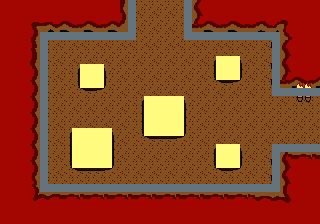

This is a level from a 2D game, rendered from its Tiled map with the project's own tilesets. A one-line summary and the map file follow, with tile-layer data summarised:
An orthogonal 40x28 tile map with 8x8 px tiles, 3 tile layers (gfx, walls, holes) and 5 objects (3x Item, Enemy, Npc).

<map version="1.10" tiledversion="1.10.2" orientation="orthogonal" renderorder="right-down" width="40" height="28" tilewidth="8" tileheight="8" infinite="0" nextlayerid="6" nextobjectid="11">
 <tileset firstgid="1" source="fire-temple.tsx" />
 <layer id="1" name="gfx" width="40" height="28">
  <data>[1120 cells, 1120 non-empty, 146 distinct tile ids]</data>
 </layer>
 <layer id="2" name="walls" width="40" height="28">
  <data>[1120 cells, 102 non-empty, 1 distinct tile ids]</data>
 </layer>
 <layer id="3" name="holes" width="40" height="28">
  <data>[1120 cells, 77 non-empty, 1 distinct tile ids]</data>
 </layer>
 <objectgroup id="4" name="objs">
  <object id="1" name="Blob" type="Enemy" x="200" y="88">
   <point />
  </object>
  <object id="6" name="CatNpc" type="Npc" x="88" y="112">
   <properties>
    <property name="dialogue_id" type="int" value="0" />
   </properties>
   <point />
  </object>
  <object id="8" name="Key" type="Item" x="56" y="168">
   <point />
  </object>
  <object id="9" name="HeartItem" type="Item" x="168" y="168">
   <point />
  </object>
  <object id="10" name="Staff" type="Item" x="64" y="56">
   <point />
  </object>
 </objectgroup>
</map>
